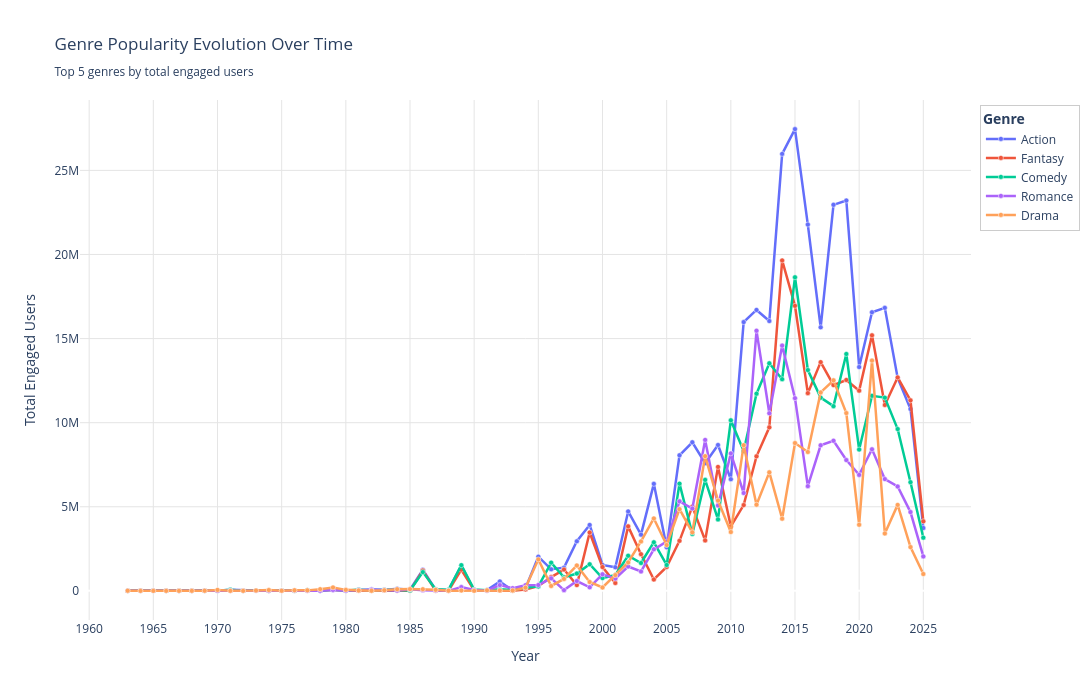

Notebook source saved alongside this figure:
### Markdown cell above
### **Mass Appeal vs. Deep Engagement**

These two charts reveal a critical distinction: **what people watch vs. what they love**.

**Action** is the undisputed king—dominating both charts. It's the safest bet for producers and the most universally appealing genre.

But the real story is in the **ranking shifts**:

- **Drama (#5 → #2):** The genre with the highest "conversion rate" from viewers to fans.  
  Drama attracts fewer people, but those who watch it are FAR more likely to favorite it.  
  This suggests **deeper emotional engagement**—Drama viewers don't just watch, they connect.

- **Comedy (#3 → #5):** Widely watched but less "favorite-worthy."  
  Comedy is consumed casually—people enjoy it in the moment but don't develop lasting attachments.

- **Mystery (drops out entirely):** Attracts curious viewers but fails to convert them into fans.  
  Mystery anime may be watched once for the puzzle, but rarely inspire rewatches or deep fandom.

- **Award Winning (enters at #10):** Not in the top viewership, but makes the "liked" list.  
  This is the **prestige genre**—small but passionate audiences who deeply appreciate quality.

**Takeaway:**  
If you're a producer chasing **viewership numbers**, go for Action or Comedy.  
If you're chasing **lasting fandom and merchandise sales**, Drama is your secret weapon.

The genres people watch most aren't always the ones they love most.

### Code cell
fig = gu.genre_evolution_over_time(top_n=5, year_range=(1960, 2025))
fig.show()
